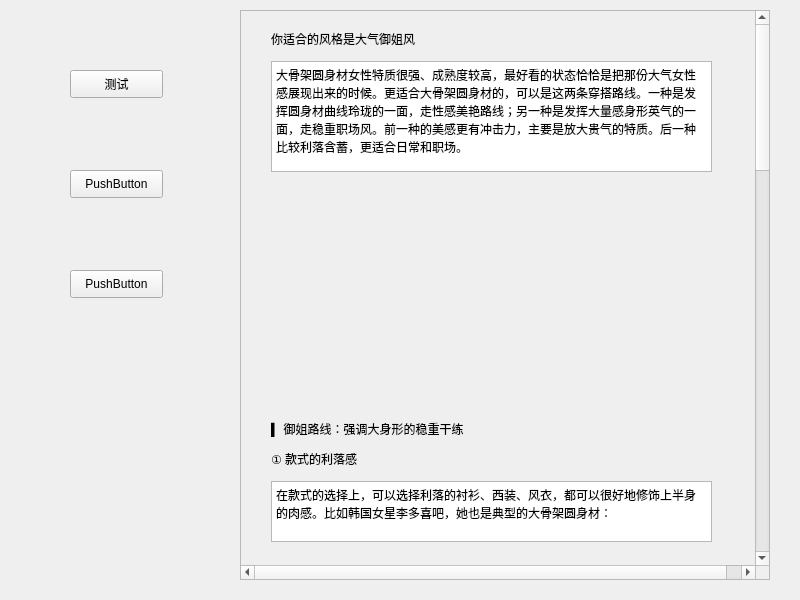
<?xml version="1.0" encoding="UTF-8"?>
<ui version="4.0">
 <class>cw_b_r</class>
 <widget class="QWidget" name="cw_b_r">
  <property name="geometry">
   <rect>
    <x>0</x>
    <y>0</y>
    <width>800</width>
    <height>600</height>
   </rect>
  </property>
  <property name="windowTitle">
   <string>Form</string>
  </property>
  <widget class="QScrollArea" name="scrollArea">
   <property name="geometry">
    <rect>
     <x>240</x>
     <y>10</y>
     <width>530</width>
     <height>570</height>
    </rect>
   </property>
   <property name="verticalScrollBarPolicy">
    <enum>Qt::ScrollBarAlwaysOn</enum>
   </property>
   <property name="horizontalScrollBarPolicy">
    <enum>Qt::ScrollBarAlwaysOn</enum>
   </property>
   <property name="widgetResizable">
    <bool>false</bool>
   </property>
   <widget class="QWidget" name="scrollAreaWidgetContents">
    <property name="geometry">
     <rect>
      <x>0</x>
      <y>-455</y>
      <width>530</width>
      <height>2000</height>
     </rect>
    </property>
    <property name="minimumSize">
     <size>
      <width>400</width>
      <height>2000</height>
     </size>
    </property>
    <widget class="QLabel" name="label">
     <property name="geometry">
      <rect>
       <x>30</x>
       <y>20</y>
       <width>211</width>
       <height>16</height>
      </rect>
     </property>
     <property name="text">
      <string>你适合的风格是大气御姐风</string>
     </property>
    </widget>
    <widget class="QTextBrowser" name="textBrowser">
     <property name="geometry">
      <rect>
       <x>30</x>
       <y>50</y>
       <width>441</width>
       <height>111</height>
      </rect>
     </property>
     <property name="html">
      <string>&lt;!DOCTYPE HTML PUBLIC &quot;-//W3C//DTD HTML 4.0//EN&quot; &quot;http://www.w3.org/TR/REC-html40/strict.dtd&quot;&gt;
&lt;html&gt;&lt;head&gt;&lt;meta name=&quot;qrichtext&quot; content=&quot;1&quot; /&gt;&lt;style type=&quot;text/css&quot;&gt;
p, li { white-space: pre-wrap; }
&lt;/style&gt;&lt;/head&gt;&lt;body style=&quot; font-family:'SimSun'; font-size:9pt; font-weight:400; font-style:normal;&quot;&gt;
&lt;p style=&quot; margin-top:0px; margin-bottom:0px; margin-left:0px; margin-right:0px; -qt-block-indent:0; text-indent:0px;&quot;&gt;大骨架圆身材女性特质很强、成熟度较高，最好看的状态恰恰是把那份大气女性感展现出来的时候。更适合大骨架圆身材的，可以是这两条穿搭路线。一种是发挥圆身材曲线玲珑的一面，走性感美艳路线；另一种是发挥大量感身形英气的一面，走稳重职场风。前一种的美感更有冲击力，主要是放大贵气的特质。后一种比较利落含蓄，更适合日常和职场。&lt;/p&gt;&lt;/body&gt;&lt;/html&gt;</string>
     </property>
    </widget>
    <widget class="QLabel" name="label_2">
     <property name="geometry">
      <rect>
       <x>30</x>
       <y>180</y>
       <width>441</width>
       <height>221</height>
      </rect>
     </property>
     <property name="text">
      <string/>
     </property>
    </widget>
    <widget class="QLabel" name="label_3">
     <property name="geometry">
      <rect>
       <x>30</x>
       <y>410</y>
       <width>311</width>
       <height>16</height>
      </rect>
     </property>
     <property name="text">
      <string>▍ 御姐路线：强调大身形的稳重干练</string>
     </property>
    </widget>
    <widget class="QLabel" name="label_4">
     <property name="geometry">
      <rect>
       <x>30</x>
       <y>440</y>
       <width>241</width>
       <height>16</height>
      </rect>
     </property>
     <property name="text">
      <string>① 款式的利落感</string>
     </property>
    </widget>
    <widget class="QTextBrowser" name="textBrowser_2">
     <property name="geometry">
      <rect>
       <x>30</x>
       <y>470</y>
       <width>441</width>
       <height>61</height>
      </rect>
     </property>
     <property name="html">
      <string>&lt;!DOCTYPE HTML PUBLIC &quot;-//W3C//DTD HTML 4.0//EN&quot; &quot;http://www.w3.org/TR/REC-html40/strict.dtd&quot;&gt;
&lt;html&gt;&lt;head&gt;&lt;meta name=&quot;qrichtext&quot; content=&quot;1&quot; /&gt;&lt;style type=&quot;text/css&quot;&gt;
p, li { white-space: pre-wrap; }
&lt;/style&gt;&lt;/head&gt;&lt;body style=&quot; font-family:'SimSun'; font-size:9pt; font-weight:400; font-style:normal;&quot;&gt;
&lt;p style=&quot; margin-top:0px; margin-bottom:0px; margin-left:0px; margin-right:0px; -qt-block-indent:0; text-indent:0px;&quot;&gt;在款式的选择上，可以选择利落的衬衫、西装、风衣，都可以很好地修饰上半身的肉感。比如韩国女星李多喜吧，她也是典型的大骨架圆身材：&lt;/p&gt;&lt;/body&gt;&lt;/html&gt;</string>
     </property>
    </widget>
    <widget class="QLabel" name="label_5">
     <property name="geometry">
      <rect>
       <x>40</x>
       <y>540</y>
       <width>431</width>
       <height>211</height>
      </rect>
     </property>
     <property name="text">
      <string/>
     </property>
    </widget>
    <widget class="QTextBrowser" name="textBrowser_3">
     <property name="geometry">
      <rect>
       <x>30</x>
       <y>760</y>
       <width>441</width>
       <height>61</height>
      </rect>
     </property>
     <property name="html">
      <string>&lt;!DOCTYPE HTML PUBLIC &quot;-//W3C//DTD HTML 4.0//EN&quot; &quot;http://www.w3.org/TR/REC-html40/strict.dtd&quot;&gt;
&lt;html&gt;&lt;head&gt;&lt;meta name=&quot;qrichtext&quot; content=&quot;1&quot; /&gt;&lt;style type=&quot;text/css&quot;&gt;
p, li { white-space: pre-wrap; }
&lt;/style&gt;&lt;/head&gt;&lt;body style=&quot; font-family:'SimSun'; font-size:9pt; font-weight:400; font-style:normal;&quot;&gt;
&lt;p style=&quot; margin-top:0px; margin-bottom:0px; margin-left:0px; margin-right:0px; -qt-block-indent:0; text-indent:0px;&quot;&gt;下装最好避开弹性好、包裹性好的料子，或者很硬朗的阔腿裤，会显得下半身体积很大。最好是在版型和材质上兼顾好，柔软的话不紧身，贴身的话偏挺括：&lt;/p&gt;&lt;/body&gt;&lt;/html&gt;</string>
     </property>
    </widget>
    <widget class="QLabel" name="label_6">
     <property name="geometry">
      <rect>
       <x>30</x>
       <y>830</y>
       <width>441</width>
       <height>281</height>
      </rect>
     </property>
     <property name="text">
      <string/>
     </property>
    </widget>
    <widget class="QLabel" name="label_7">
     <property name="geometry">
      <rect>
       <x>30</x>
       <y>1120</y>
       <width>341</width>
       <height>16</height>
      </rect>
     </property>
     <property name="text">
      <string>② 细节上的女性感</string>
     </property>
    </widget>
    <widget class="QTextBrowser" name="textBrowser_4">
     <property name="geometry">
      <rect>
       <x>30</x>
       <y>1140</y>
       <width>441</width>
       <height>51</height>
      </rect>
     </property>
     <property name="html">
      <string>&lt;!DOCTYPE HTML PUBLIC &quot;-//W3C//DTD HTML 4.0//EN&quot; &quot;http://www.w3.org/TR/REC-html40/strict.dtd&quot;&gt;
&lt;html&gt;&lt;head&gt;&lt;meta name=&quot;qrichtext&quot; content=&quot;1&quot; /&gt;&lt;style type=&quot;text/css&quot;&gt;
p, li { white-space: pre-wrap; }
&lt;/style&gt;&lt;/head&gt;&lt;body style=&quot; font-family:'SimSun'; font-size:9pt; font-weight:400; font-style:normal;&quot;&gt;
&lt;p style=&quot; margin-top:0px; margin-bottom:0px; margin-left:0px; margin-right:0px; -qt-block-indent:0; text-indent:0px;&quot;&gt;圆身材在选择利落线条的同时，还是应该保留自己的女性特质，选择更加明艳的色彩、V形领口、丝质材质等等：&lt;/p&gt;&lt;/body&gt;&lt;/html&gt;</string>
     </property>
    </widget>
    <widget class="QLabel" name="label_8">
     <property name="geometry">
      <rect>
       <x>30</x>
       <y>1200</y>
       <width>441</width>
       <height>201</height>
      </rect>
     </property>
     <property name="text">
      <string/>
     </property>
    </widget>
    <widget class="QTextBrowser" name="textBrowser_5">
     <property name="geometry">
      <rect>
       <x>30</x>
       <y>1420</y>
       <width>441</width>
       <height>51</height>
      </rect>
     </property>
     <property name="html">
      <string>&lt;!DOCTYPE HTML PUBLIC &quot;-//W3C//DTD HTML 4.0//EN&quot; &quot;http://www.w3.org/TR/REC-html40/strict.dtd&quot;&gt;
&lt;html&gt;&lt;head&gt;&lt;meta name=&quot;qrichtext&quot; content=&quot;1&quot; /&gt;&lt;style type=&quot;text/css&quot;&gt;
p, li { white-space: pre-wrap; }
&lt;/style&gt;&lt;/head&gt;&lt;body style=&quot; font-family:'SimSun'; font-size:9pt; font-weight:400; font-style:normal;&quot;&gt;
&lt;p style=&quot; margin-top:0px; margin-bottom:0px; margin-left:0px; margin-right:0px; -qt-block-indent:0; text-indent:0px;&quot;&gt;年轻女生也可以参考马思纯这几套风衣和衬衫的选款，是类似的选款思路，保持简约大气，日常或者职场都适用：&lt;/p&gt;&lt;/body&gt;&lt;/html&gt;</string>
     </property>
    </widget>
    <widget class="QLabel" name="label_9">
     <property name="geometry">
      <rect>
       <x>30</x>
       <y>1480</y>
       <width>441</width>
       <height>211</height>
      </rect>
     </property>
     <property name="text">
      <string/>
     </property>
    </widget>
    <widget class="QLabel" name="label_10">
     <property name="geometry">
      <rect>
       <x>30</x>
       <y>1710</y>
       <width>311</width>
       <height>16</height>
      </rect>
     </property>
     <property name="text">
      <string>③ 用对配饰可以增强气场</string>
     </property>
    </widget>
    <widget class="QTextBrowser" name="textBrowser_6">
     <property name="geometry">
      <rect>
       <x>30</x>
       <y>1730</y>
       <width>441</width>
       <height>61</height>
      </rect>
     </property>
     <property name="html">
      <string>&lt;!DOCTYPE HTML PUBLIC &quot;-//W3C//DTD HTML 4.0//EN&quot; &quot;http://www.w3.org/TR/REC-html40/strict.dtd&quot;&gt;
&lt;html&gt;&lt;head&gt;&lt;meta name=&quot;qrichtext&quot; content=&quot;1&quot; /&gt;&lt;style type=&quot;text/css&quot;&gt;
p, li { white-space: pre-wrap; }
&lt;/style&gt;&lt;/head&gt;&lt;body style=&quot; font-family:'SimSun'; font-size:9pt; font-weight:400; font-style:normal;&quot;&gt;
&lt;p style=&quot; margin-top:0px; margin-bottom:0px; margin-left:0px; margin-right:0px; -qt-block-indent:0; text-indent:0px;&quot;&gt;最后再补充一下配饰的选择，放大大量感的美还可以从配饰入手。用样式华丽的大耳饰来画龙点睛，珍珠、珠宝、玉镯等也非常适合用来展现大女人气场。&lt;/p&gt;&lt;/body&gt;&lt;/html&gt;</string>
     </property>
    </widget>
    <widget class="QLabel" name="label_11">
     <property name="geometry">
      <rect>
       <x>30</x>
       <y>1800</y>
       <width>441</width>
       <height>191</height>
      </rect>
     </property>
     <property name="text">
      <string/>
     </property>
    </widget>
   </widget>
  </widget>
  <widget class="QPushButton" name="pushButton">
   <property name="geometry">
    <rect>
     <x>70</x>
     <y>70</y>
     <width>93</width>
     <height>28</height>
    </rect>
   </property>
   <property name="text">
    <string>测试</string>
   </property>
  </widget>
  <widget class="QPushButton" name="pushButton_2">
   <property name="geometry">
    <rect>
     <x>70</x>
     <y>170</y>
     <width>93</width>
     <height>28</height>
    </rect>
   </property>
   <property name="text">
    <string>PushButton</string>
   </property>
  </widget>
  <widget class="QPushButton" name="pushButton_3">
   <property name="geometry">
    <rect>
     <x>70</x>
     <y>270</y>
     <width>93</width>
     <height>28</height>
    </rect>
   </property>
   <property name="text">
    <string>PushButton</string>
   </property>
  </widget>
 </widget>
 <resources/>
 <connections/>
</ui>
